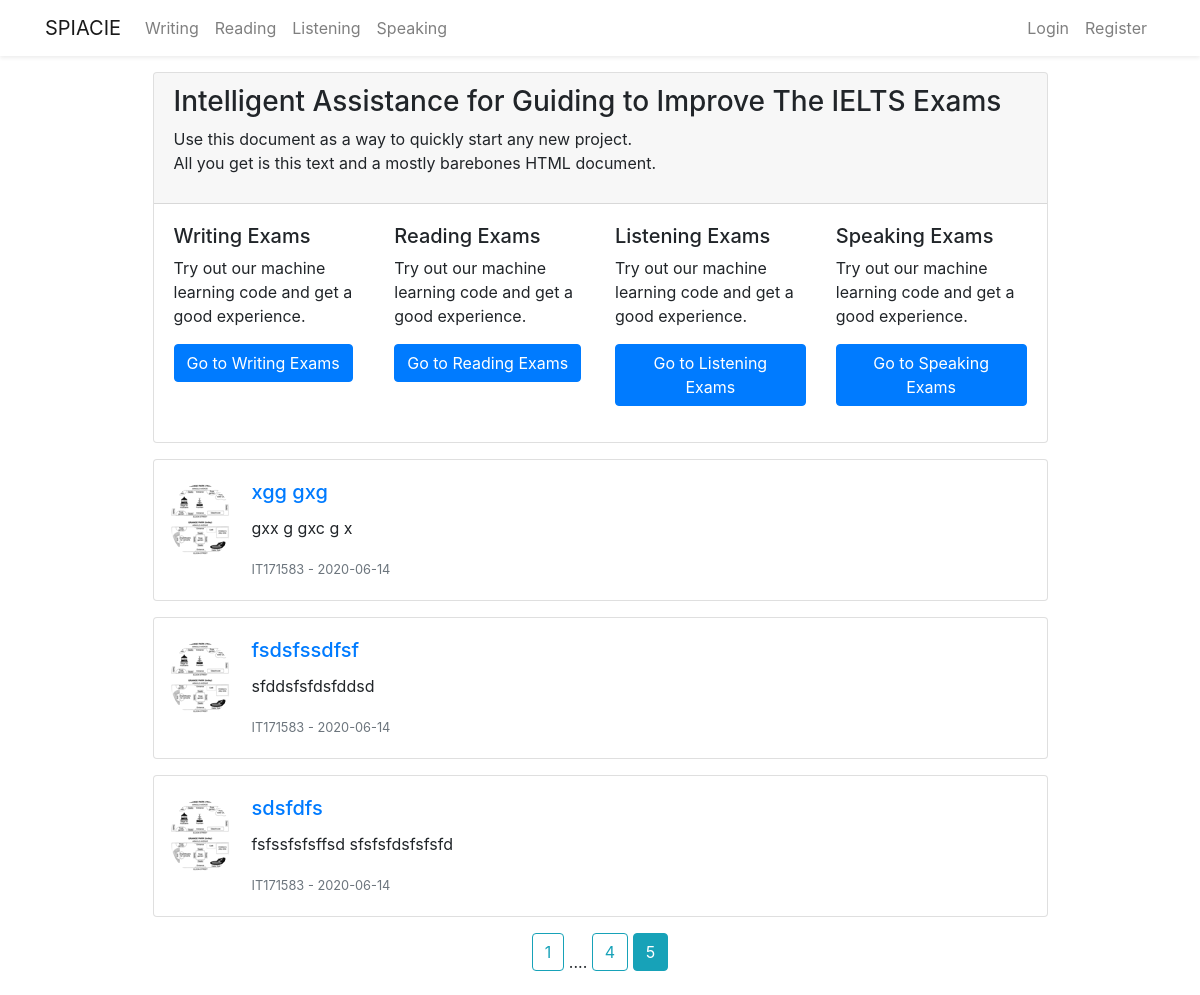
The app's page /home?page=5, older data.
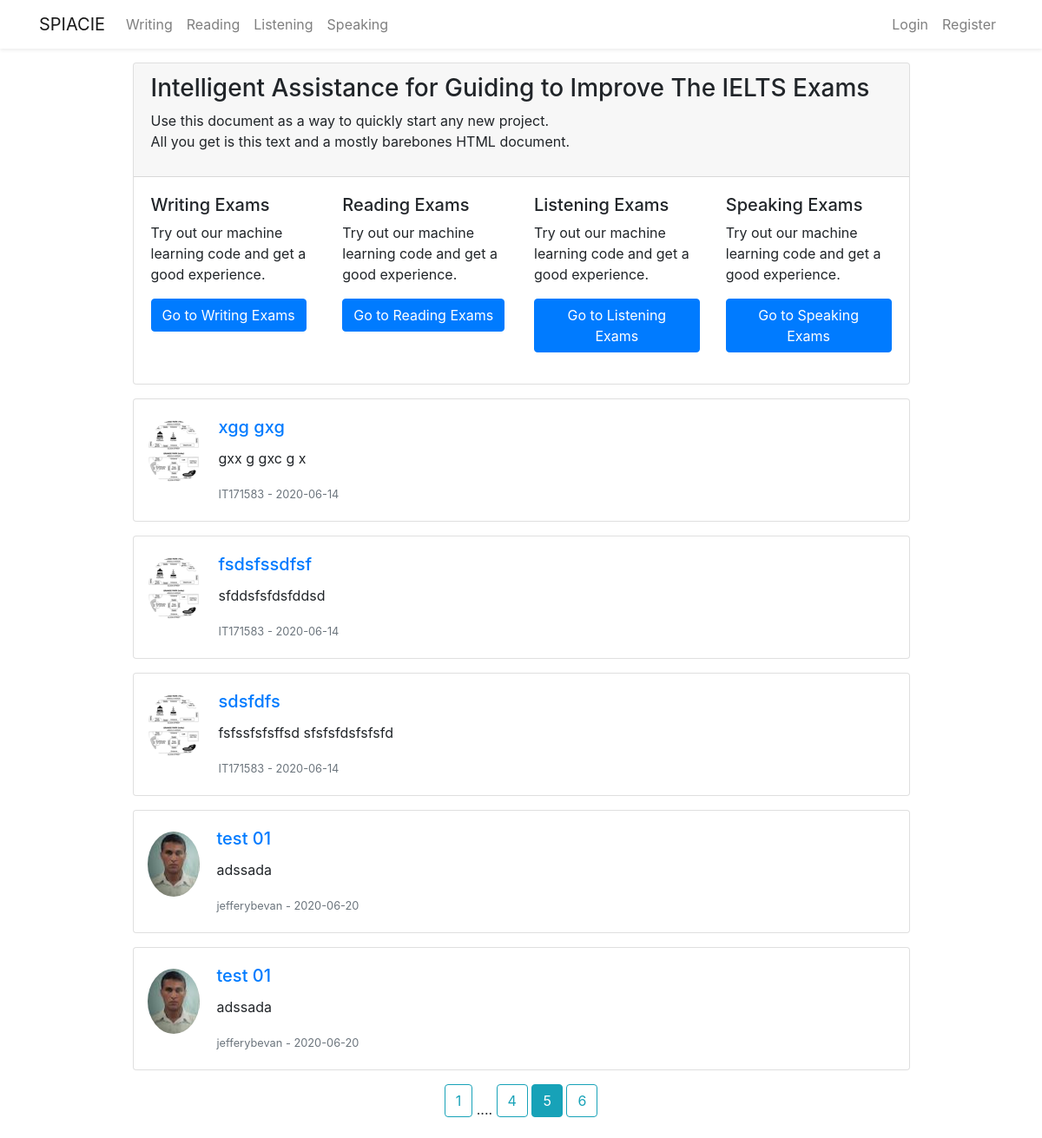
The same page, newer data.
### flaskblog/models.py (models this page shows, shortened)
class Post(db.Model):
    id = db.Column(db.Integer, primary_key=True)
    title = db.Column(db.String(100), nullable=False)
    date_posted = db.Column(db.DateTime, nullable=False,
                            default=datetime.utcnow)
    content = db.Column(db.Text, nullable=False)
    user_id = db.Column(db.Integer, db.ForeignKey('user.id'), nullable=False)

class User(db.Model,  UserMixin):
    id = db.Column(db.Integer, primary_key=True)
    firstname = db.Column(db.String(20), nullable=False)
    lastname = db.Column(db.String(20), nullable=False)
    username = db.Column(db.String(20), unique=True, nullable=False)
    email = db.Column(db.String(20), unique=True, nullable=False)
    password = db.Column(db.String(20), nullable=False)
    image_file = db.Column(db.String(20), nullable=False,
                           default='default.jpg')
    post = db.relationship('Post', backref='author', lazy=True)
    questionpaper = db.relationship(
        'Questionpaper', backref='creator', lazy=True)
    writingpaper = db.relationship(
        'Writingpaper', backref='wcreator', lazy=True)
    writinganswer = db.relationship(
        'Writingpaperanswer', backref='wcandidate', lazy=True)

### flaskblog/main/routes.py (the view)
@main.route("/")
@main.route("/home")
def home():
    page = request.args.get('page', 1, type=int)
    posts = Post.query.paginate(page=page, per_page=5)
    return render_template('home.html', posts=posts)

### flaskblog/templates/home.html
{% extends 'layout.html'%} {% block content %}
<div class="container mt-3">
  <div class="row justify-content-center">
    <div class="col-md-10">
      <div class="card">
        <div class="card-header">
          <div class="d-flex align-items-center">
            <div class="starter-template align-items-center">
              <h3>
                Intelligent Assistance for Guiding to Improve The IELTS Exams
              </h3>
              <p>
                Use this document as a way to quickly start any new project.<br />
                All you get is this text and a mostly barebones HTML document.
              </p>
            </div>
          </div>
        </div>
        <div class="card-body">
          <div class="row">
            <div class="col-sm-6 col-md-3">
              <div class="thumbnail">
                <div class="caption">
                  <h5>Writing Exams</h5>
                  <p>
                    Try out our machine learning code and get a good experience.
                  </p>
                  <p>
                    <a href="/writing" class="btn btn-primary" role="button"
                      >Go to Writing Exams</a
                    >
                  </p>
                </div>
              </div>
            </div>
            <div class="col-sm-6 col-md-3">
              <div class="thumbnail">
                <div class="caption">
                  <h5>Reading Exams</h5>
                  <p>
                    Try out our machine learning code and get a good experience.
                  </p>
                  <p>
                    <a href="/reading" class="btn btn-primary" role="button"
                      >Go to Reading Exams</a
                    >
                  </p>
                </div>
              </div>
            </div>
            <div class="col-sm-6 col-md-3">
              <div class="thumbnail">
                <div class="caption">
                  <h5>Listening Exams</h5>
                  <p>
                    Try out our machine learning code and get a good experience.
                  </p>
                  <p>
                    <a href="/listening" class="btn btn-primary" role="button"
                      >Go to Listening Exams</a
                    >
                  </p>
                </div>
              </div>
            </div>
            <div class="col-sm-6 col-md-3">
              <div class="thumbnail">
                <div class="caption">
                  <h5>Speaking Exams</h5>
                  <p>
                    Try out our machine learning code and get a good experience.
                  </p>
                  <p>
                    <a href="/speaking" class="btn btn-primary" role="button"
                      >Go to Speaking Exams</a
                    >
                  </p>
                </div>
              </div>
            </div>
          </div>
        </div>
      </div>
      {% for post in posts.items %}
      <div class="card mb-3 mt-3">
        <div class="row no-gutters">
          <div class="text-center">
            <img
              class="rounded-circle mt-4 ml-3"
              src="{{ url_for('static', filename='profile_pics/' + post.author.image_file) }}"
            />
          </div>
          <div class="col-md-6">
            <div class="card-body">
              <h5 class="card-title">
                <a
                  class="article-title"
                  href="{{ url_for('posts.post', post_id= post.id )}}"
                  >{{ post.title }}</a
                >
              </h5>
              <p class="card-text">{{ post.content }}</p>
              <p class="card-text">
                <small class="text-muted"
                  >{{ post.author.username }} - {{
                  post.date_posted.strftime('%Y-%m-%d') }}</small
                >
              </p>
            </div>
          </div>
        </div>
      </div>
      {% endfor %}
      <div class="text-center">
        {% for page_num in posts.iter_pages( left_edge=1, right_edge=1,
        left_current=1, right_current=2) %} {% if page_num %} {% if posts.page
        == page_num %}
        <a
          class="btn btn-info mb-4"
          href="{{ url_for('main.home', page=page_num) }}"
          >{{ page_num }}</a
        >
        {% else %}
        <a
          class="btn btn-outline-info mb-4"
          href="{{ url_for('main.home', page=page_num) }}"
          >{{ page_num }}</a
        >
        {% endif%} {% else %} .... {% endif%} {% endfor %}
      </div>
    </div>
  </div>
</div>
{% endblock content%}

### flaskblog/templates/layout.html (shortened to what this page needs)
<!DOCTYPE html>
<html lang="en">
  <head>
    <link
      rel="stylesheet"
      href="https://stackpath.bootstrapcdn.com/bootstrap/4.5.0/css/bootstrap.min.css"
    />
  </head>
  <body>
    {% include 'includes/_navbar.html' %}
    <div class="container mt-3">
       {% block content %} {% endblock
      content%}
    </div>
  </body>
</html>

### flaskblog/templates/includes/_navbar.html (shortened to what this page needs)
<nav class="navbar navbar-expand-md navbar-light bg-white shadow-sm">
  <div class="container">
    <a class="navbar-brand" href="/">SPIACIE</a>
    <div class="collapse navbar-collapse" id="navbarSupportedContent">
      <ul class="navbar-nav mr-auto">
        <li class="nav-item">
          <a class="nav-link" href="{{ url_for('writing.write') }}">Writing</a>
        </li>
        <li class="nav-item">
          <a class="nav-link" href="#">Reading</a>
        </li>
        <li class="nav-item">
          <a class="nav-link" href="#">Listening</a>
        </li>
        <li class="nav-item">
          <a class="nav-link" href="#">Speaking</a>
        </li>
      </ul>
      <ul class="navbar-nav ml-auto">
        {% if current_user.is_authenticated %}
        <li class="nav-item">
          <a class="nav-link" href="/post/new">New Post</a>
        </li>
        <li class="nav-item">
          <a class="nav-link" href="/account">Account</a>
        </li>
        <li class="nav-item">
          <a class="nav-link" href="/logout">Logout</a>
        </li>
        {% else %}
        <li class="nav-item">
          <a class="nav-link" href="/login">Login</a>
        </li>
        <li class="nav-item">
          <a class="nav-link" href="/register">Register</a>
        </li>
        {% endif %}
      </ul>
    </div>
  </div>
</nav>

Row changes from the older to the newer data that the page shows:
added Post: image_file (picture), title "test 01", content "adssada", author.username "jefferybevan", date_posted "2020-06-20"
added Post: image_file (picture), title "test 01", content "adssada", author.username "jefferybevan", date_posted "2020-06-20"
Text that changed along with them:
new list line: "6"
